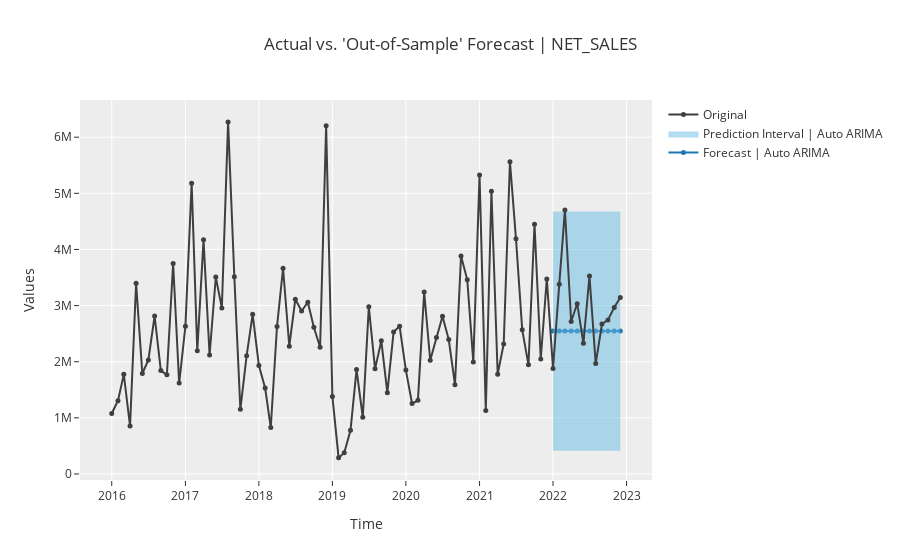
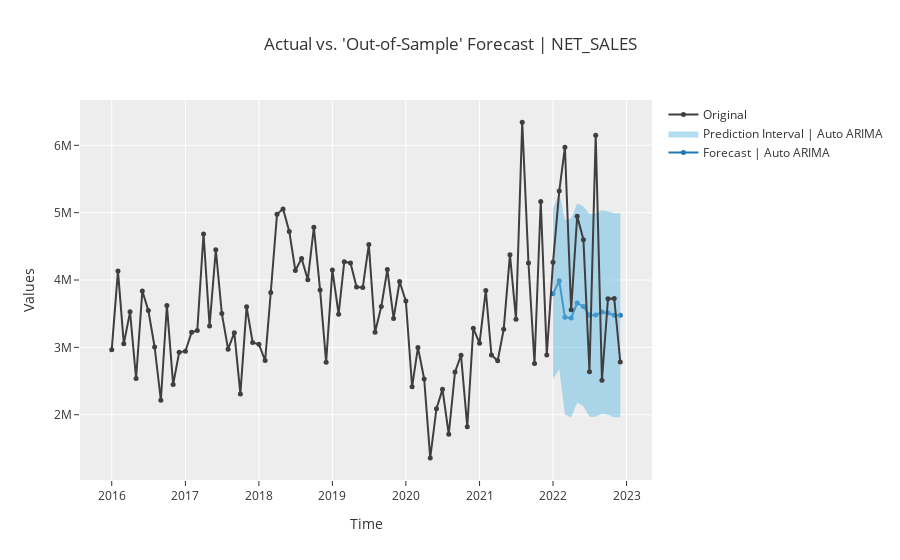
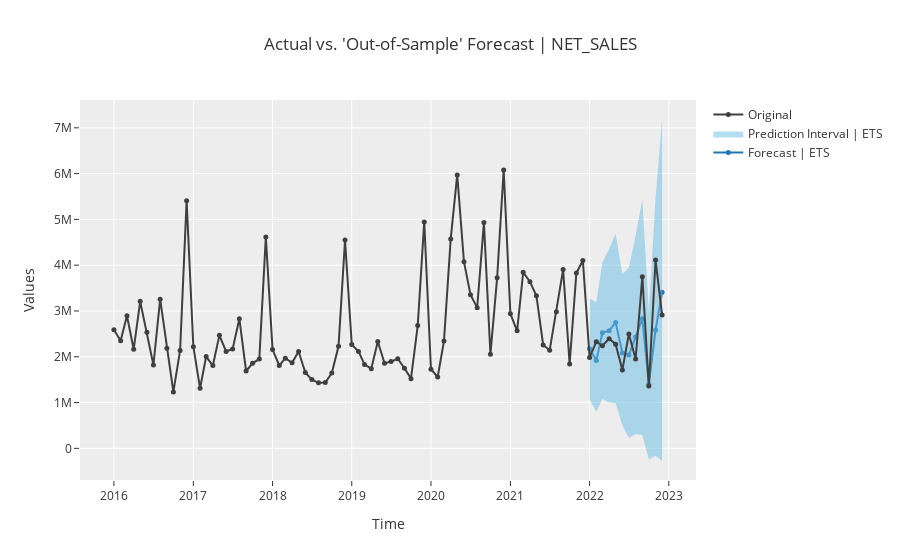
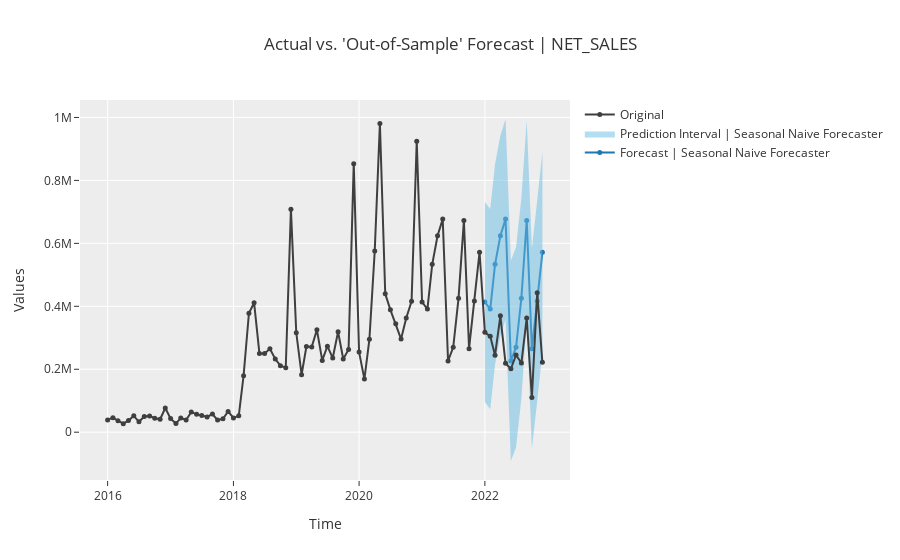

Write notebook code for charts like these, in order.
### Code cell
### Time Series Loop ###

# Create empty dataframes
all_results_ts = pd.DataFrame()
all_predictions_ts = pd.DataFrame()

# list of each dep-ent
all_ts_ts = df_d['DEP_ENT'].unique()

for i in tqdm(all_ts_ts):
    
    # temp df for a dep-ent
    df_subset = df_d[df_d['DEP_ENT'] == i]
    
    # trim
    df_subset_trim = df_subset[['MONTH', 'NET_SALES']] 
    
    # create series
    df_subset_s = df_subset_trim.set_index('MONTH')['NET_SALES']
    
    # set frequency of series
    df_subset_s = df_subset_s.asfreq('MS') 

    # test and train
    ts_train = round(len(df_subset_trim.index) * .8) # 80% train
    ts_test = len(df_subset_trim.index) - round(len(df_subset_trim.index) * .8) # 20% test
    
    # initialize setup
    #s = pycts.setup(df_subset_s, numeric_imputation_target = "mean", fh = ts_test, session_id = 123)
    s = pycts.setup(df_subset_s, fh=12, numeric_imputation_target = "mean", session_id = 123)

    # model training and selection
    best_model = pycts.compare_models(sort = 'MAPE', exclude = ["naive", "grand_means", "croston", ])
    #best_model = pycts.compare_models(sort = 'MAPE', include = ["arima", "auto_arima", "ets", ])
    
    # plot trained model
    pycts.plot_model(best_model, plot = 'forecast')
    
    # capture the compare result grid and store best model in list
    p = pycts.pull().iloc[0:1]
    p['DEP_ENT'] = str(i)
    
    all_results_ts = all_results_ts.append(p)
    
    ### Predict future periods ###
    
    # max date from original dataset
    max_timestamp = df_subset_trim['MONTH'].max()
    
    # create dataframe for future dates, in this case the rest of 2023. This is not for predicting but to join back up with predictions
    #next_dates = [max_timestamp.replace(day=1) + pd.DateOffset(months=i) for i in range(1, 7)] # Need to change range based on how many periods ahead you want to predict
    
    next_dates = [max_timestamp.replace(day=1) + pd.DateOffset(months=i) for i in range(1, 13)] # *** CHANGE IF WANT TO FORECAST DIFFERENT THAN 12 ***
    
    new_dates_df = pd.DataFrame({'MONTH': next_dates})
    new_dates_df["MONTH"] = pd.to_datetime(new_dates_df["MONTH"]) 
    
    # predict in unseen future
    #predictions = pycts.predict_model(best_model, fh=6) # Need to change range fh for how many periods ahead you want to predict
    
    predictions = pycts.predict_model(best_model, fh=12) # *** CHANGE IF WANT TO FORECAST DIFFERENT THAN 12 ***
    
    pred_temp = predictions.reset_index()
    
    pred_comb = pd.concat([pd.DataFrame({'MONTH': next_dates}), pred_temp['y_pred']], axis = 1)
    pred_comb['DEP_ENT'] = i # add dep
    pred_comb.rename(columns = {'y_pred':'PRED'}, inplace = True)
    
    # append to master dataframe
    all_predictions_ts = all_predictions_ts.append(pred_comb)
